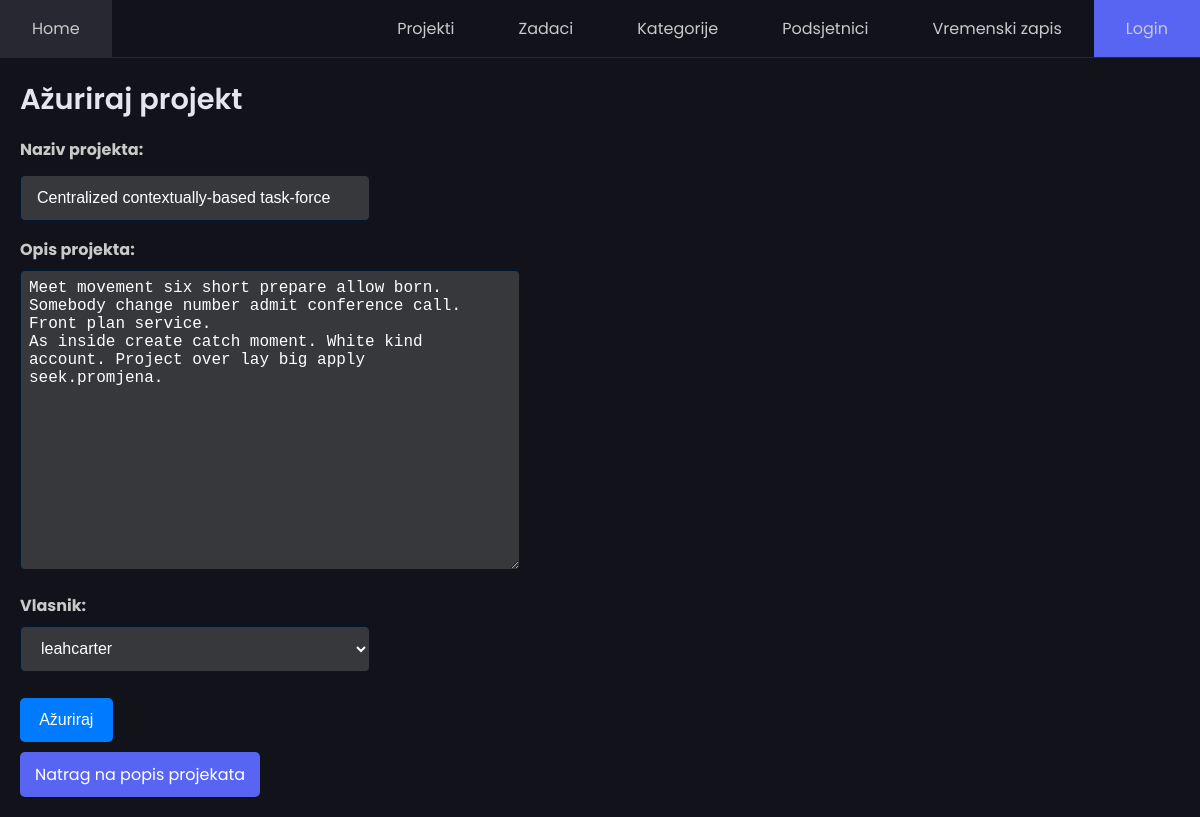
The page /api/project_update/3 on the database its author committed.
### main/models.py (models this page shows, shortened)
class Project(models.Model):
    name = models.CharField(max_length=200)
    description = models.TextField(blank=True, null=True)
    created_at = models.DateTimeField(auto_now_add=True)
    updated_at = models.DateTimeField(auto_now=True)
    owner = models.ForeignKey(User, on_delete=models.CASCADE, related_name="projects")

### main/views.py (the view)
# urls.py: path('project_update/<int:pk>', ProjectUpdateView.as_view(), name='project_update'),
class ProjectUpdateView(UpdateView):
    model = Project
    form_class = ProjectForm
    template_name = 'project_update.html'
    success_url = reverse_lazy('project_list')

### main/forms.py
class ProjectForm(forms.ModelForm):
    created_at = forms.DateTimeField(disabled=True, required=False)
    updated_at = forms.DateTimeField(disabled=True, required=False)
    class Meta:
        model = Project
        fields = '__all__'
        exclude = ['created_at']
    def __init__(self, *args, **kwargs):
        super().__init__(*args, **kwargs)
        if self.instance.pk:
            self.fields['created_at'].initial = self.instance.created_at
            self.fields['updated_at'].initial = self.instance.updated_at

### main/templates/project_update.html (shortened to what this page needs)
<!DOCTYPE html>
<html lang="en">
{% load static %}
<head>
    <link rel="stylesheet" href="{% static 'css/styles.css' %}">
</head>
<body>
    <nav id="nav">
        <ul>
            <li class="home-li"><a class="btn-home" aria-current="page" href="{% url 'index' %}">Home</a></li>
            <li><a href="{% url 'project_list' %}" class="{% if request.path == '/project/' %}active-link{% endif %}">Projekti</a></li>
            <li><a href="{% url 'task_list' %}" class="{% if request.path == '/task/' %}active-link{% endif %}">Zadaci</a></li>
            <li><a href="{% url 'category_list' %}" class="{% if request.path == '/category/' %}active-link{% endif %}">Kategorije</a></li>
            <li><a href="{% url 'reminder_list' %}" class="{% if request.path == '/reminder/' %}active-link{% endif %}">Podsjetnici</a></li>
            <li><a href="{% url 'timelog_list' %}" class="{% if request.path == '/timelog/' %}active-link{% endif %}">Vremenski zapis</a></li>
            <li>
                {% if request.user.is_authenticated %}
                    <form method="post" action="{% url 'logout' %}">
                        {% csrf_token %}
                        <button type="login" class="btn-login" id="user_display" onmouseover="showLogout()" onmouseleave="showUsername()">
                            {{ request.user.username }}
                        </button>
                    </form>
                {% else %}
                    <a href="{% url 'login' %}" class="btn-login">Login</a>
                {% endif %}
            </li>
        </ul>
    </nav>
    <div class="container">
        <h2 class="card-title">Ažuriraj projekt</h2>
        <form method="post">
            <div class="form-group">
                <label for="id_name">Naziv projekta:</label>
                <input type="text" name="name" id="id_name" class="form-control select-small" value="{{ form.name.value|default:'' }}">
            </div>
            <div class="form-group">
                <label for="id_description">Opis projekta:</label>
                <textarea name="description" id="id_description" class="form-control select-medium">{{ form.description.value|default:'' }}</textarea>
            </div>
            <div class="form-group">
                <label for="id_owner">Vlasnik:</label>
                <select name="owner" id="id_owner" class="form-control select-small">
                    {% for user in form.owner.field.queryset %}
                        <option value="{{ user.id }}" {% if user.id == form.owner.value %}selected{% endif %}>
                            {{ user.username }}
                        </option>
                    {% endfor %}
                </select>
            </div>
            <button type="submit" class="btn btn-primary">Ažuriraj</button>
        </form>
        <a href="{% url 'project_list' %}" class="btn btn-primary">Natrag na popis projekata</a>
    </div>
</body>
</html>

### main/static/css/styles.css (style rules this page uses)
:root { --primary-color: #11121a; --hover-color: #272832; --accent-color: #5865F2; --hover--accent-color: #4e56a4; --text-color: #c9c9c9; --background--color: #11121a; --primary--btn--color: #5865F2; --search--form--back--color: #54555692; }
* { margin: 0; padding: 0; box-sizing: border-box; }
html { font-family: Poppins, 'Segoe UI', sans-serif; color: var(--text-color); scroll-behavior: smooth; }
body { min-height: 100vh; min-height: 100dvh; background-color: var(--primary-color); }
nav { background-color: var(--primary-color); border-bottom: 1px solid var(--hover-color); }
nav ul { list-style: none; display: flex; }
nav .home-li { margin-right: auto; }
nav li { display: flex; }
nav a { display: flex; text-decoration: none; color: var(--text-color); padding: 1em 2em; transition: background-color 150ms ease; }
.form-group { margin-bottom: 15px; margin-bottom: 1rem; }
.form-group label { display: block; font-weight: bold; }
select.form-control { width: 100%; padding: 0.8rem 1rem; border-radius: 5px; border: 1px solid #ccc; background-color: #f9f9f9; font-size: 1rem; transition: border-color 0.3s ease; }
label { font-size: 1rem; font-weight: 600; display: block; margin-bottom: 0.5rem; }
.select-small { width: auto; max-width: 350px; padding: 0.5rem 1rem; }
.select-medium { width: 100%; max-width: 500px; padding: 0.5rem 1rem; height: 150%; max-height: 300px; }
input[type="text"] { background-color: var(--search--form--back--color) ; color: white ; border-color: #001933 ; }
.form-group input { width: 100%; padding: 10px; margin-top: 5px; border-radius: 5px; border: 1px solid #6C757D; background-color: #323544; color: #E4E6EB; }
.card-title { font-size: 1.5rem; color: #E4E6EB; margin-bottom: 10px; }
button[type="submit"] { background-color: var(--accent-color); color: #fff; font-size: 1rem; border: none; cursor: pointer; transition: background-color 0.3s ease; }
.btn { display:inline-block; padding: 10px 15px; margin-top: 10px; border-radius: 5px; text-decoration: none; color: white; }
.btn-primary { background: #5865F2; }
.btn-home { background: var(--accent-color); }
.btn-login { background: var(--accent-color); }
ul { list-style-type: none; padding: 0; }

### main/templates/project_update.html (style rules this page uses)
.container { padding: 20px; }
.card-title { font-size: 1.8rem; font-weight: 600; margin-bottom: 1rem; }
.form-group { margin-bottom: 1rem; }
#id_owner { background-color: #54555692; color: white ; border-color: #001933 ; }
label { font-size: 1rem; font-weight: 600; display: block; margin-bottom: 0.5rem; }
select.form-control { width: 100%; padding: 0.8rem 1rem; border-radius: 5px; border: 1px solid #ccc; background-color: #f9f9f9; font-size: 1rem; transition: border-color 0.3s ease; }
.select-small { width: auto; max-width: 350px; padding: 0.5rem 1rem; }
.select-medium { width: 100%; max-width: 500px; padding: 0.5rem 1rem; height: 150%; max-height: 300px; }
input[type="text"], textarea { width: 100%; padding: 0.8rem 1rem; border-radius: 5px; border: 1px solid #001933; background-color: #54555692; color: white; font-size: 1rem; transition: border-color 0.3s ease; }
button[type="submit"] { background-color: #007bff; color: #fff; padding: 0.8rem 1.2rem; font-size: 1rem; border: none; border-radius: 5px; cursor: pointer; transition: background-color 0.3s ease; }
#id_description { background-color: #54555692; color: white ; border-color: #001933 ; padding-left:0.5rem; height:300px; }

### rows shown on the page
Project: name "Centralized contextually-based task-force", description "Meet movement six short prepare allow born. Somebody change number admit conference call. Front plan service. As inside create catch moment. White kind account. Project over lay big apply seek.promjena."

### other values the page prints
form field owner "leahcarter"
